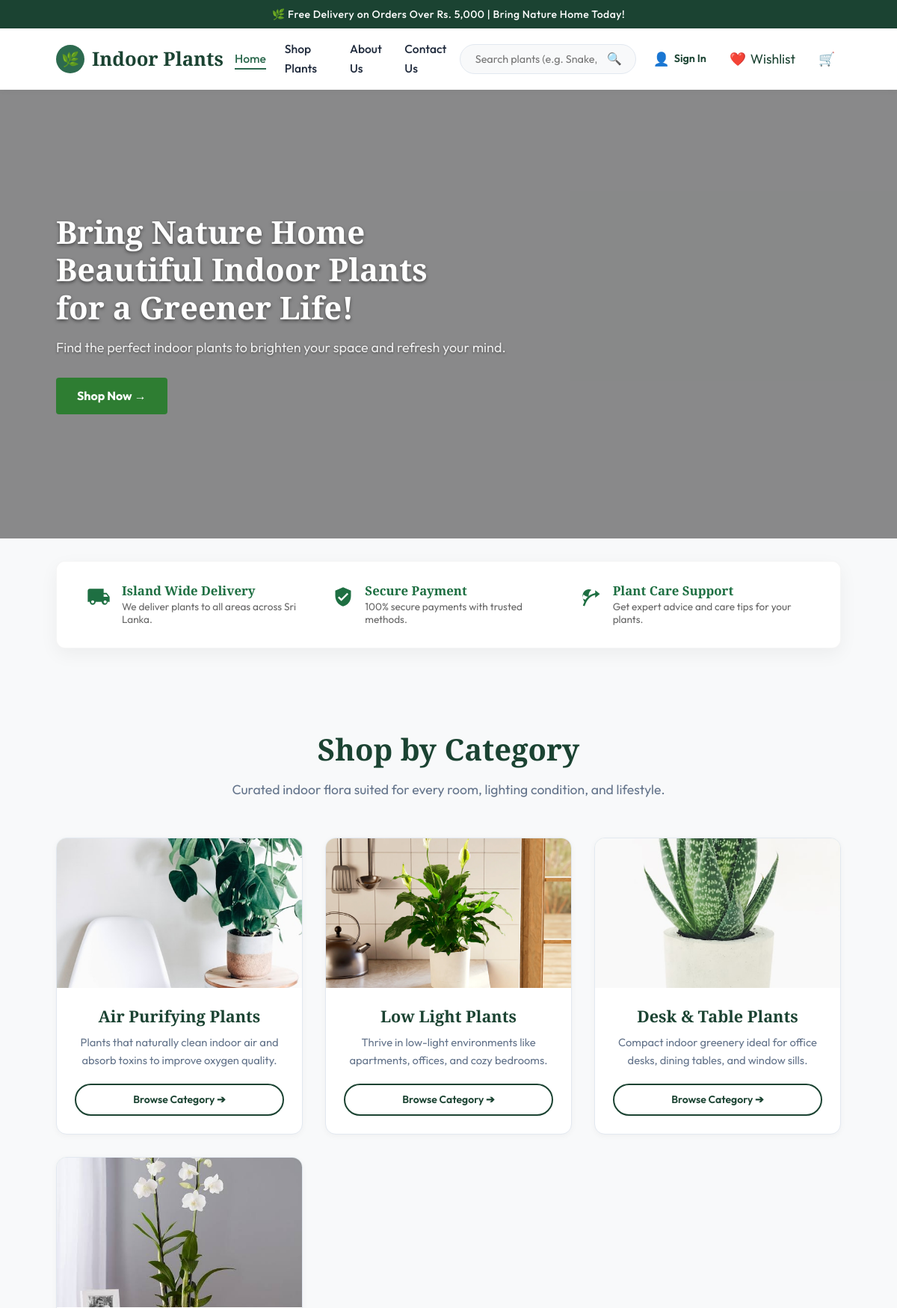
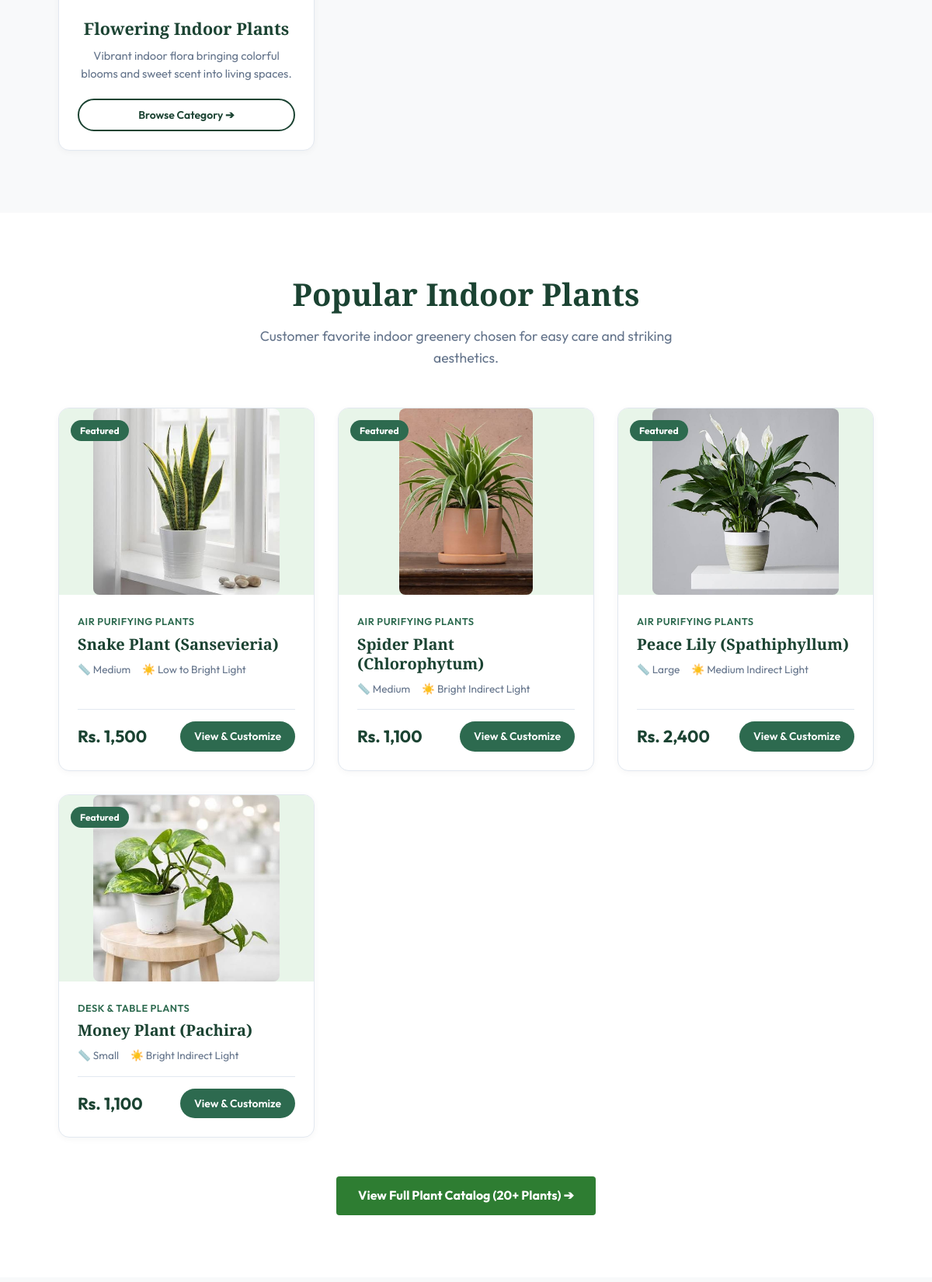
The page / (upper part) on the database its author committed (2 pictures, top to bottom).
### tables this page shows
CREATE TABLE `categories` (
  `category_id` INT AUTO_INCREMENT PRIMARY KEY,
  `category_name` VARCHAR(100) NOT NULL UNIQUE,
  `description` TEXT NULL,
  `image` VARCHAR(255) NULL,
  `created_at` TIMESTAMP DEFAULT CURRENT_TIMESTAMP
);

CREATE TABLE `products` (
  `product_id` INT AUTO_INCREMENT PRIMARY KEY,
  `category_id` INT NOT NULL,
  `product_name` VARCHAR(150) NOT NULL,
  `description` TEXT NOT NULL,
  `price` DECIMAL(10, 2) NOT NULL,
  `size` ENUM('Small', 'Medium', 'Large') DEFAULT 'Medium',
  `light_requirement` VARCHAR(100) DEFAULT 'Indirect Sunlight',
  `watering_requirement` VARCHAR(100) DEFAULT 'Once a week',
  `suitable_location` VARCHAR(100) DEFAULT 'Living Room & Office',
  `care_level` ENUM('Easy', 'Moderate', 'Expert') DEFAULT 'Easy',
  `stock_quantity` INT DEFAULT 50,
  `main_image` VARCHAR(255) NOT NULL,
  `status` ENUM('active', 'inactive') DEFAULT 'active',
  `is_featured` TINYINT(1) DEFAULT 0,
  `created_at` TIMESTAMP DEFAULT CURRENT_TIMESTAMP,
  FOREIGN KEY (`category_id`) REFERENCES `categories`(`category_id`) ON DELETE CASCADE
);

### index.php (the view, shortened to what this page needs)
<?php
require_once __DIR__ . '/includes/db.php';
$stmt = $pdo->prepare("SELECT p.*, c.category_name FROM products p JOIN categories c ON p.category_id = c.category_id WHERE p.is_featured = 1 AND p.status = 'active' LIMIT 4");
$stmt->execute();
$featured_products = $stmt->fetchAll();
$static_category_images = [
    1 => 'image/categories/air_purifying.jpg',
    2 => 'image/categories/low_light.jpg',
    3 => 'image/categories/succulents.jpg',
    4 => 'image/categories/flowering.jpg',
];
$cat_stmt = $pdo->query("SELECT * FROM categories ORDER BY category_id ASC");
$categories = $cat_stmt->fetchAll();
require_once __DIR__ . '/includes/header.php';
?>
<section class="hero-video-section">
    <video autoplay loop muted playsinline class="hero-bg-video">
        <source src="image/hero-video.mp4" type="video/mp4">
    </video>
    <div class="hero-video-overlay">
        <div class="container hero-video-content">
            <h1>Bring Nature Home<br>Beautiful Indoor Plants<br>for a Greener Life!</h1>
            <p>Find the perfect indoor plants to brighten your space and refresh your mind.</p>
            <a href="pages/shop.php" class="btn-primary">Shop Now &rarr;</a>
        </div>
    </div>
</section>
<section class="features-section">
  <div class="container">
    <div class="features-card">
      <div class="feature-item">
        <div class="feature-icon">
        </div>
        <div class="feature-text">
          <h4>Island Wide Delivery</h4>
          <p>We deliver plants to all areas across Sri Lanka.</p>
        </div>
      </div>
      <div class="feature-item">
        <div class="feature-icon">
          <svg width="28" height="28" viewBox="0 0 24 24" fill="currentColor">
            <path d="M12 1L3 5v6c0 5.55 3.84 10.74 9 12 5.16-1.26 9-5.45 9-12V5l-9-4zm-2 16l-4-4 1.41-1.41L10 14.17l6.59-6.59L18 9l-8 8z"/>
          </svg>
        </div>
        <div class="feature-text">
          <h4>Secure Payment</h4>
          <p>100% secure payments with trusted methods.</p>
        </div>
      </div>
      <div class="feature-item">
        <div class="feature-icon">
        </div>
        <div class="feature-text">
          <h4>Plant Care Support</h4>
          <p>Get expert advice and care tips for your plants.</p>
        </div>
      </div>
    </div>
  </div>
</section>
<section class="section">
  <div class="container">
    <div class="section-header text-center">
      <h2 class="section-title">Shop by Category</h2>
      <p class="section-subtitle">Curated indoor flora suited for every room, lighting condition, and lifestyle.</p>
    </div>
    <div class="category-grid">
      <?php foreach ($categories as $cat):
        $cat_id = $cat['category_id'];
        $image_src = isset($static_category_images[$cat_id]) ? $static_category_images[$cat_id] : $cat['image'];
      ?>
        <div class="category-card">
          <div class="category-img-wrapper">
            <a href="pages/shop.php?category=<?php echo $cat['category_id']; ?>">
              <img src="<?php echo htmlspecialchars($image_src); ?>" alt="<?php echo htmlspecialchars($cat['category_name']); ?>">
            </a>
          </div>
          <div class="category-content">
            <h3 class="category-title"><?php echo htmlspecialchars($cat['category_name']); ?></h3>
            <p class="category-desc"><?php echo htmlspecialchars($cat['description']); ?></p>
            <a href="pages/shop.php?category=<?php echo $cat['category_id']; ?>" class="btn btn-outline-dark btn-sm" style="margin-top:auto;">
              Browse Category ➔
            </a>
          </div>
        </div>
      <?php endforeach; ?>
    </div>
  </div>
</section>
<section class="section section-bg-alt">
  <div class="container">
    <div class="section-header text-center">
      <h2 class="section-title">Popular Indoor Plants</h2>
      <p class="section-subtitle">Customer favorite indoor greenery chosen for easy care and striking aesthetics.</p>
    </div>
    <div class="product-grid">
      <?php foreach ($featured_products as $product): ?>
        <div class="product-card">
          <span class="product-badge">Featured</span>
          <div class="product-img-wrapper">
            <a href="pages/product-details.php?id=<?php echo $product['product_id']; ?>">
              <img src="<?php echo htmlspecialchars($product['main_image']); ?>" alt="<?php echo htmlspecialchars($product['product_name']); ?>">
            </a>
          </div>
          <div class="product-info">
            <span class="product-category-tag"><?php echo htmlspecialchars($product['category_name']); ?></span>
            <h3 class="product-name">
              <a href="pages/product-details.php?id=<?php echo $product['product_id']; ?>">
                <?php echo htmlspecialchars($product['product_name']); ?>
              </a>
            </h3>
            <div class="product-meta">
              <span class="product-meta-item">📏 <?php echo htmlspecialchars($product['size']); ?></span>
              <span class="product-meta-item">☀️ <?php echo htmlspecialchars($product['light_requirement']); ?></span>
            </div>
            <div class="product-price-row">
              <div class="product-price">Rs. <?php echo number_format($product['price']); ?></div>
              <a href="pages/product-details.php?id=<?php echo $product['product_id']; ?>" class="btn btn-emerald btn-sm">
                View & Customize
              </a>
            </div>
          </div>
        </div>
      <?php endforeach; ?>
    </div>
    <div class="text-center" style="margin-top: 50px;">
      <a href="pages/shop.php" class="btn btn-primary">
        View Full Plant Catalog (20+ Plants) ➔
      </a>
    </div>
  </div>
</section>
<section class="section">
</section>
<?php require_once __DIR__ . '/includes/footer.php'; ?>

### includes/header.php (shortened to what this page needs)
<?php
$in_subpage = defined('IS_SUBPAGE') && IS_SUBPAGE;
$base_url = $in_subpage ? '../' : './';
?>
<!DOCTYPE html>
<html lang="en">
<head>
<link rel="stylesheet" href="https://cdnjs.cloudflare.com/ajax/libs/font-awesome/6.4.0/css/all.min.css">
  <link rel="stylesheet" href="<?php echo $base_url; ?>css/style.css">
</head>
<body>
  <div class="top-announcement">
    🌿 Free Delivery on Orders Over Rs. 5,000 | Bring Nature Home Today!
  </div>
  <nav class="navbar">
    <div class="container nav-container">
      <a href="<?php echo $base_url; ?>index.php" class="logo">
        <div class="logo-icon">🌿</div>
        <span>Indoor Plants</span>
      </a>
      <ul class="nav-links" id="navLinks">
        <li>
          <a href="<?php echo $base_url; ?>index.php" class="nav-link <?php echo (basename($_SERVER['PHP_SELF']) == 'index.php') ? 'active' : ''; ?>">Home</a>
        </li>
        <li>
          <a href="<?php echo $base_url; ?>pages/shop.php" class="nav-link <?php echo (basename($_SERVER['PHP_SELF']) == 'shop.php') ? 'active' : ''; ?>">Shop Plants</a>
        </li>
        <li>
          <a href="<?php echo $base_url; ?>pages/about.php" class="nav-link <?php echo (basename($_SERVER['PHP_SELF']) == 'about.php') ? 'active' : ''; ?>">About Us</a>
        </li>
        <li>
          <a href="<?php echo $base_url; ?>pages/contact.php" class="nav-link <?php echo (basename($_SERVER['PHP_SELF']) == 'contact.php') ? 'active' : ''; ?>">Contact Us</a>
        </li>
</ul>
      <div class="header-search-wrapper">
        <form method="GET" action="<?php echo $base_url; ?>pages/shop.php" class="header-search-form" id="headerSearchForm">
          <input type="text"
                 name="search"
                 id="headerSearchInput"
                 placeholder="Search plants (e.g. Snake, Lily)..."
                 autocomplete="off"
                 value="<?php echo htmlspecialchars($_GET['search'] ?? ''); ?>">
          <button type="submit" class="search-submit-btn" title="Search Plants">🔍</button>
        </form>
      </div>
      <div class="nav-actions">
        <?php if (isset($_SESSION['user_id'])): ?>
          <a href="<?php echo $base_url; ?>pages/profile.php" class="nav-action-btn" title="My Profile">
            👤 <span style="font-size: 0.9rem; font-weight:600;"><?php echo htmlspecialchars($_SESSION['user_name'] ?? 'Account'); ?></span>
          </a>
          <a href="<?php echo $base_url; ?>pages/logout.php" class="nav-action-btn" title="Logout" style="font-size:0.9rem; color:#ef4444;">
    Logout
</a>
        <?php else: ?>
          <a href="<?php echo $base_url; ?>pages/login.php" class="nav-action-btn" title="Login / Register">
            👤 <span style="font-size: 0.9rem; font-weight:600;">Sign In</span>
          </a>
        <?php endif; ?>
        <?php $wishlist_url = isset($_SESSION['user_id']) ? $base_url . 'pages/wishlist.php' : $base_url . 'pages/login.php?msg=login_required_wishlist'; ?>
        <a href="<?php echo $wishlist_url; ?>" class="nav-action-btn" title="Wishlist" id="wishlistNavBtn">
          ❤️ <span class="nav-btn-label">Wishlist</span>
        </a>
        <a href="<?php echo $base_url; ?>pages/cart.php" class="nav-action-btn" title="Shopping Cart" id="cartNavBtn">
          🛒
        </a>
      </div>
    </div>
</nav>

### includes/footer.php (shortened to what this page needs)
</body>
</html>

### rows shown on the page
categories: shows a picture, category_name "Air Purifying Plants", description "Plants that naturally clean indoor air and absorb toxins to improve oxygen quality."
categories: shows a picture, category_name "Low Light Plants", description "Thrive in low-light environments like apartments, offices, and cozy bedrooms."
categories: shows a picture, category_name "Desk & Table Plants", description "Compact indoor greenery ideal for office desks, dining tables, and window sills."
categories: shows a picture, category_name "Flowering Indoor Plants", description "Vibrant indoor flora bringing colorful blooms and sweet scent into living spaces."
products: main_image (picture), category.category_name "AIR PURIFYING PLANTS", product_name "Snake Plant (Sansevieria)", size "Medium", light_requirement "Low to Bright Light", price "1,500"
products: main_image (picture), category.category_name "AIR PURIFYING PLANTS", product_name "Spider Plant (Chlorophytum)", size "Medium", light_requirement "Bright Indirect Light", price "1,100"
products: main_image (picture), category.category_name "AIR PURIFYING PLANTS", product_name "Peace Lily (Spathiphyllum)", size "Large", light_requirement "Medium Indirect Light", price "2,400"
products: main_image (picture), category.category_name "DESK & TABLE PLANTS", product_name "Money Plant (Pachira)", size "Small", light_requirement "Bright Indirect Light", price "1,100"
